Frame 1 (no input): blank canvas, image omitted
Frame 60 (no input): blank canvas, image omitted
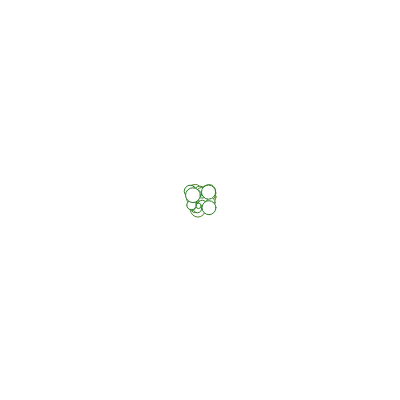
Frame 120 (the mouse pressed at the canvas centre since frame 60)

The p5.js sketch whose frames 1 and 60 were blank and that drew this single picture after the mouse press (run headless with seeded random() and noise() and a simulated clock; from frame 60 on, the mouse is pressed at the canvas centre):

// p5.js sketch
// ── sketch.js


function setup() {
  createCanvas(400, 400);
}
var myHue = 0;

function draw() {
  colorMode(HSB)
  var xPos = random( 20 )-10;
  var yPos = random( 20 )-10;
  var circleSize = 5 + random(10);
  myHue += 1;
  stroke(0);
  stroke(myHue, 70, 50);
  strokeWeight(1);

  if (myHue > 360) {
    myHue = 0;
  }
  if ( mouseIsPressed ){
   //line(mouseX, mouseY, pmouseX+xPos, pmouseY+yPos);
   ellipse(mouseX+xPos, mouseY+yPos, circleSize, circleSize);
  }
  if ( keyIsPressed ){
    background (255);
  }
  /*noStroke();  fill(mouseX);
  ellipse (width/2, height/2, mouseX, mouseY);*/
}
